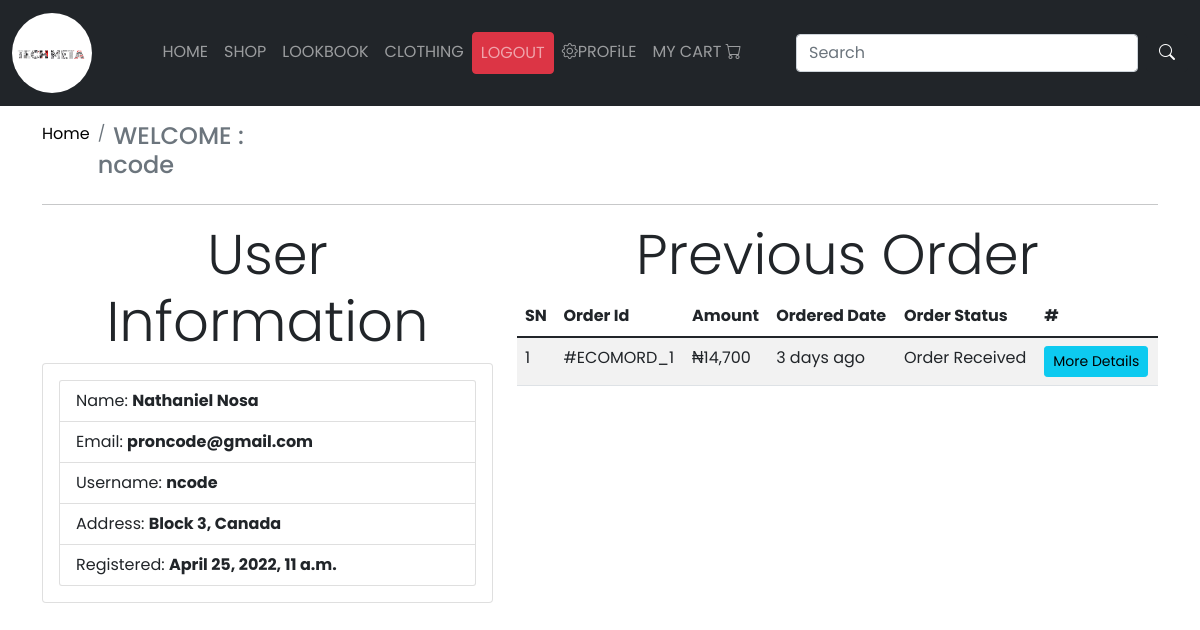
The app's page /profile/ (signed in) with its own data.
### stores/models.py (models this page shows, shortened)
class Customer(models.Model):
    user = models.OneToOneField(User, on_delete=models.CASCADE)
    full_name = models.CharField(max_length=200)
    address = models.CharField(max_length=200, null =True,blank=True)
    registered = models.DateTimeField(auto_now_add=True)

class Order(models.Model):
    cart = models.OneToOneField(Cart, on_delete=models.CASCADE)
    ordered_by =models.CharField(max_length=200)
    shipping_address = models.CharField(max_length=200)
    mobile = models.CharField(max_length=11)
    email = models.EmailField(null=True,blank=True)
    discount = models.PositiveIntegerField()
    subtotal = models.PositiveIntegerField()
    total = models.PositiveIntegerField()
    order_status = models.CharField(max_length=200, choices=OREDER_STATUS)
    created_at = models.DateTimeField(auto_now_add=True)

### stores/views.py (the view)
# urls.py: path('profile/',views.profile,name='profile'),
def profile(request):
    if request.user.is_authenticated and request.user.customer:
        pass
    else:
        return redirect ('/loginuser/?next=/profile/')
    customer = request.user.customer
    orders = Order.objects.filter(cart__customer = customer).order_by('-id')
    context ={
        'customer':customer,
        'orders':orders,
    }
    return render(request, 'stores/profile.html',context)

### templates/stores/profile.html
{% extends "base.html" %}
{% load static %}
{% load humanize %}
{% block content %}
<section id="profile" class="py-3">
    <div class="container">
        <nav aria-label="breadcrumb">
          <ol class="breadcrumb">
            <li class="breadcrumb-item active" aria-current="page"><a href="{% url 'index' %}">Home</a></li>
            <li class="breadcrumb-item active" aria-current="page"><h4>WELCOME : {{request.user.username}}</h4></li>
          </ol>
        </nav>
        <hr>
        <div class="row">
            <div class="col-md-5">
                <h4 class="display-4 text-center">User Information</h4>
                <div class="card p-3">
                    <ul class="list-group">
                        <li class="list-group-item">Name: <strong>{{customer.full_name}}</strong></li>
                        <li class="list-group-item">Email: <strong>{{customer.user.email}}</strong></li>
                        <li class="list-group-item">Username: <strong>{{customer.user.username}}</strong></li>
                        <li class="list-group-item">Address: <strong>{{customer.address}}</strong></li>
                        <li class="list-group-item">Registered: <strong>{{customer.registered}}</strong></li>
                    </ul>
                </div>
            </div>
            <div class="col-md-7">
                <h4 class="display-4 text-center">Previous Order</h4>
                <table class="table table-striped">
                    <thead>
                        <tr>
                            <th>SN</th>
                            <th>Order Id</th>
                            <th>Amount</th>
                            <th>Ordered Date</th>
                            <th>Order Status</th>
                            <th>#</th>
                        </tr>
                    </thead>
                    <tbody>
                        {% if orders %}
                          {% for order in orders %}
                             <tr>
                                <td>{{forloop.counter}}</td>
                                <td>#ECOMORD_{{order.id}}</td>
                                <td>&#8358;{{order.total | intcomma}}</td>
                                <td>{{order.created_at| timesince}} ago</td>
                                <td>{{order.order_status}}</td>
                                <td><a href="{% url 'order-detail' order.id %}" class="btn btn-info btn-sm">More Details</a></td>
                             </tr>
                          {% endfor %}
                        {% else %}
                             <tr>
                                 <p class="lead bg-danger p-3">No Order Yet</p>
                             </tr>
                        {% endif %}
                    </tbody>
                </table>
            </div>
        </div>
    </div>
  </section>
{% endblock content %}

### ecom/static/css/style.css (style rules this page uses)
* { margin: 0; padding: 0; box-sizing: border-box; font-family: 'Poppins', sans-serif }
a { text-decoration: none; color: black; }

### records on screen
Customer: full_name "Nathaniel Nosa", user.email "proncode@gmail.com", user.username "ncode", address "Block 3, Canada", registered "April 25, 2022, 11 a.m."
Order: id "1", total "14,700", created_at "3 days", order_status "Order Received"

### other values on screen
{{ request.user.username }} "ncode"
